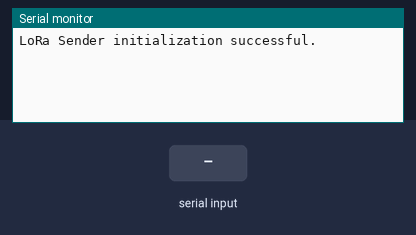
The sketch below on a simulated Arduino Uno, built with avr-gcc and run on an emulated ATmega328P. On the bench: the last lines printed to the serial monitor. The test bench sets the inputs (shaded band). No radio packets arrive unless stated.

Above: at 1.2 s.
1.3 s: "w" received over Serial
At 2.5 s:
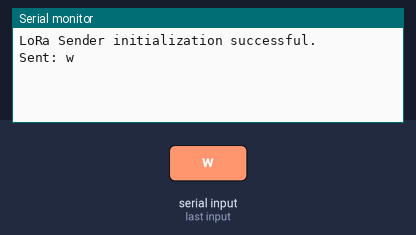
2.8 s: byte 111 ('o') received over Serial
At 3.8 s:
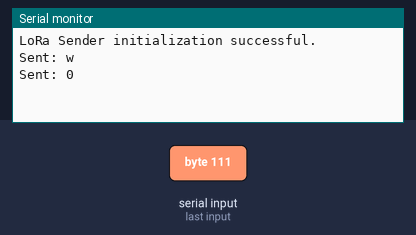
4.3 s: byte 112 ('p') received over Serial
At 4.9 s:
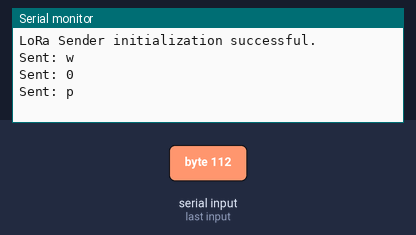
5.8 s: "e" received over Serial
At 7.0 s:
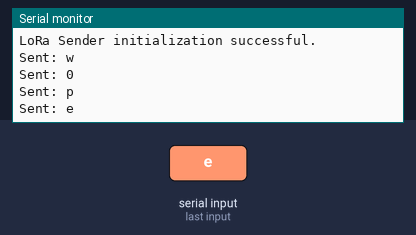
7.3 s: "s" received over Serial
At 8.4 s:
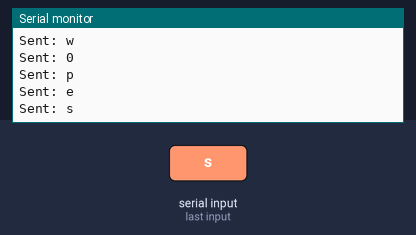
8.8 s: "d" received over Serial
At 9.5 s:
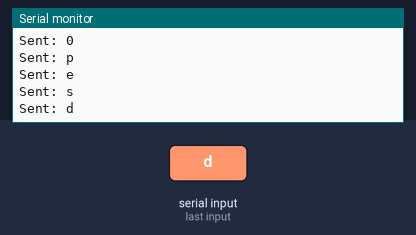

Measured:
- after the input at 1.3 s, the serial monitor: prints a new line after 0.06 s (image 1)
- after the input at 2.8 s, the serial monitor: prints a new line after 0.06 s (image 2)
- after the input at 4.3 s, the serial monitor: prints a new line after 0.06 s (image 3)
- after the input at 5.8 s, the serial monitor: prints a new line after 0.06 s (image 4)
- after the input at 7.3 s, the serial monitor: prints a new line after 0.06 s (image 5)
- after the input at 8.8 s, the serial monitor: prints a new line after 0.06 s (image 6)

The sketch:

lora-send.ino
```cpp
#include <SPI.h>
#include <LoRa.h>

void setup() {
  Serial.begin(9600); // initialize serial communication
  while (!Serial);

  if (!LoRa.begin(433E6)) { // initialize LoRa module
    Serial.println("LoRa initialization failed.");
    while (1);
  }
  LoRa.setSyncWord(0xF3);
  Serial.println("LoRa Sender initialization successful.");
}

void loop() {
  if (Serial.available()) { // if there is serial data available
    char input = Serial.read(); // read the incoming byte
    switch (input) {
      case 'w': // move the servo up
        LoRa.beginPacket();
        LoRa.print("w");
        LoRa.endPacket();
        Serial.println("Sent: w");
        break;
      case 'e': // move the servo down
        LoRa.beginPacket();
        LoRa.print("e");
        LoRa.endPacket();
        Serial.println("Sent: e");
        break;
      case 's': // move the servo down
        LoRa.beginPacket();
        LoRa.print("s");
        LoRa.endPacket();
        Serial.println("Sent: s");
        break;
      case 'd': // move the servo down
        LoRa.beginPacket();
        LoRa.print("d");
        LoRa.endPacket();
        Serial.println("Sent: d");
        break;
      case 'x': // move the servo down
        LoRa.beginPacket();
        LoRa.print("x");
        LoRa.endPacket();
        Serial.println("Sent: x");
        break;
      case 'c': // move the servo down
        LoRa.beginPacket();
        LoRa.print("c");
        LoRa.endPacket();
        Serial.println("Sent: c");
        break;
      case 'b': // move the servo down
        LoRa.beginPacket();
        LoRa.print("b");
        LoRa.endPacket();
        Serial.println("Sent: b");
        break;
      case 'n': // move the servo down
        LoRa.beginPacket();
        LoRa.print("n");
        LoRa.endPacket();
        Serial.println("Sent: n");
        break;
      case 'u': // move the servo down
        LoRa.beginPacket();
        LoRa.print("u");
        LoRa.endPacket();
        Serial.println("Sent: u");
        break;
      case 'i': // move the servo down
        LoRa.beginPacket();
        LoRa.print("i");
        LoRa.endPacket();
        Serial.println("Sent: i");
        break;
      case 'o': // move the servo down
        LoRa.beginPacket();
        LoRa.print("o");
        LoRa.endPacket();
        Serial.println("Sent: 0");
        break;
      case 'p': // move the servo down
        LoRa.beginPacket();
        LoRa.print("p");
        LoRa.endPacket();
        Serial.println("Sent: p");
        break;
    }
  }
}
```
